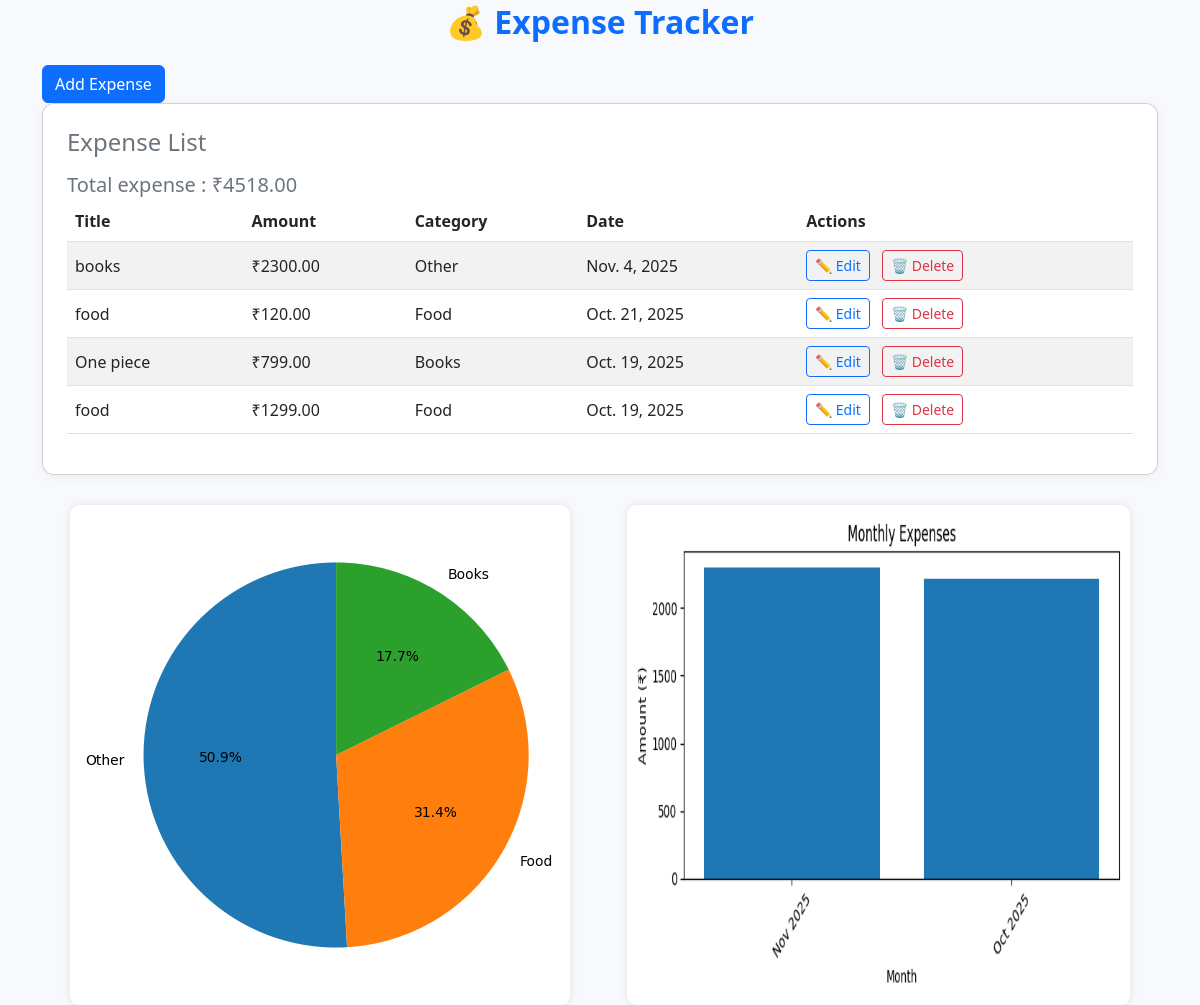
The app's page / (signed in) with its own data.
### tracker/models.py (models this page shows, shortened)
class Expense(models.Model):
    CATEGORY_CHOICES = [
    ('Food', 'Food'),
    ('Travel', 'Travel'),
    ('Shopping', 'Shopping'),
    ('Bills', 'Bills'),
    ('Health', 'Health'),
    ('Entertainment', 'Entertainment'),
    ('Other', 'Other'),
    ]
    user = models.ForeignKey(User, on_delete=models.CASCADE)
    title = models.CharField(max_length=100)
    amount = models.DecimalField(max_digits=10, decimal_places=2)
    category = models.CharField(max_length=50, choices=CATEGORY_CHOICES)
    date = models.DateField()
    description = models.TextField(blank=True, null=True)

### tracker/views.py (the view)
# urls.py: 2. Add a URL to urlpatterns:  path('', views.home, name='home')
def home(request):
    if request.user.is_authenticated:
        expenses = Expense.objects.filter(user=request.user).order_by("-date")
    else:
        expenses = []
    total = sum(exp.amount for exp in expenses)
    categories = {}
    for exp in expenses:
        categories[exp.category] = categories.get(exp.category, 0) + float(exp.amount)
    pie_chart = None
    if categories:
        fig, ax = plt.subplots(figsize=(5, 5))
        ax.pie(
            categories.values(),
            labels=categories.keys(),
            autopct="%1.1f%%",
            startangle=90
        )
        ax.axis("equal")
        buffer = BytesIO()
        plt.tight_layout()
        plt.savefig(buffer, format="png")
        buffer.seek(0)
        pie_chart = base64.b64encode(buffer.getvalue()).decode("utf-8")
        buffer.close()
        plt.close(fig)
    monthly_totals = {}
    for exp in expenses:
        month = exp.date.strftime("%b %Y")
        monthly_totals[month] = monthly_totals.get(month, 0) + float(exp.amount)
    bar_chart = None
    if monthly_totals:
        months = list(monthly_totals.keys())
        totals = list(monthly_totals.values())
        fig, ax = plt.subplots(figsize=(7, 4))
        ax.bar(months, totals)
        ax.set_title("Monthly Expenses")
        ax.set_xlabel("Month")
        ax.set_ylabel("Amount (₹)")
        plt.xticks(rotation=45)
        plt.tight_layout()
        buffer = BytesIO()
        plt.savefig(buffer, format="png")
        buffer.seek(0)
        bar_chart = base64.b64encode(buffer.getvalue()).decode("utf-8")
        buffer.close()
        plt.close(fig)
    return render(
        request,
        "home.html",
        {
            "expenses": expenses,
            "total": total,
            "pie_chart": pie_chart,
            "bar_chart": bar_chart,
        },
    )

### tracker/templates/home.html (shortened to what this page needs)
{% load static %}
<!DOCTYPE html>
<html lang="en">
<head>
    <link href="https://cdn.jsdelivr.net/npm/bootstrap@5.3.0/dist/css/bootstrap.min.css" rel="stylesheet">
</head>
<body>
<div class="container">
    <h2 class="text-center mb-4 text-primary fw-bold">💰 Expense Tracker</h2>
  <a href="http://127.0.0.1:8000/add" class="btn btn-primary">Add Expense</a>
    <div class="card p-4">
        <h4 class="mb-3 text-secondary">Expense List</h4>
        <table class="table table-striped table-hover align-middle">
            <thead>
                <tr>
                    <th>Title</th>
                    <th>Amount</th>
                    <th>Category</th>
                    <th>Date</th>
                    <th>Actions</th>
                </tr>
            </thead>
            <tbody>
                {% for expense in expenses %}
                <tr>
                    <td>{{ expense.title }}</td>
                    <td>₹{{ expense.amount }}</td>
                    <td>{{ expense.category }}</td>
                    <td>{{ expense.date }}</td>
                    <td>
                        <a href="{% url 'edit_expense' expense.id %}" class="btn btn-sm btn-outline-primary">✏ Edit</a>
                        <a href="{% url 'delete_expense' expense.id %}"
                           class="btn btn-sm btn-outline-danger ms-2"
                           onclick="return confirm('Are you sure you want to delete this expense?');">
                           🗑 Delete
                        </a>
                    </td>
                </tr>
                {% empty %}
                <tr>
                    <td colspan="5" class="text-center text-muted">No expenses added yet.</td>
                </tr>
                {% endfor %}
                <h5 class="mb-1 text-secondary">Total expense : 	₹{{total}}</h5>
            </tbody>
        </table>
    </div>
    <div class="chart-container">
        {% if pie_chart %}
            <img alt="Pie Chart">
        {% endif %}
        {% if bar_chart %}
            <img alt="Bar Chart">
        {% endif %}
    </div>
</div>
</body>
</html>

### tracker/templates/home.html (style rules this page uses)
body { background-color: #f7f9fc; }
.container { margin-top: 3px; align-items: center; align-self: center; align-content: center; }
.card { border-radius: 12px; box-shadow: 0 2px 10px rgba(0,0,0,0.05); }
.chart-container { display: flex; justify-content: space-around; flex-wrap: wrap; margin-top: 30px; }
.chart-container img { max-width: 45%; border-radius: 10px; box-shadow: 0 0 8px rgba(0,0,0,0.1); }
table th { background-color: #007bff; color: white; }

### records on screen
Expense: title "books", amount "2300.00", category "Other", date "Nov. 4, 2025"
Expense: title "food", amount "120.00", category "Food", date "Oct. 21, 2025"
Expense: title "One piece", amount "799.00", category "Books", date "Oct. 19, 2025"
Expense: title "food", amount "1299.00", category "Food", date "Oct. 19, 2025"

### other values on screen
{{ total }} "4518.00"
